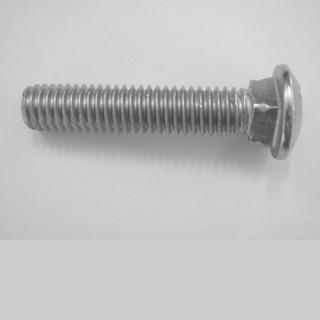
%> input picture Lista 4/Imagens/parafuso2.jpg, 320 x 320 px
$ octave exercicio_2.m   (GNU Octave 9; MATLAB toolbox functions it lacks are replaced by stand-ins)
%> lines starting %> are read from the running program, lines starting %| are printed output that depends on the picture

% ==========================================================
% LISTA 4 - EXERCÍCIO 1
% Objetivo: Leitura de parafuso2.jpg e exibição de 4 gráficos
% (Placeholder para processamento que o usuário irá implementar)
% ==========================================================
clear; clc; close all;


% 📝 Resumo de Estudo: Do Espaço à Frequência (e de volta)

% Aqui tens o "guia de bolso" para revisares o que fizemos hoje:

% 1. A Viagem (FFT e Visualização)

%     Transformação: Usamos a fft2 para converter pixels em ondas senoidais (Domínio da Frequência).

%     O "Shift": Usamos fftshift para colocar a frequência zero no centro, criando um mapa de −π a π.

%     Visão Humana: Aplicamos o Módulo Logarítmico (log(1+abs)) para conseguir enxergar as frequências mais altas que, de outra forma, seriam ofuscadas pelo brilho intenso do centro.

% 2. A Anatomia da Onda (Módulo e Fase)

%     Módulo: Representa a intensidade (energia) das bordas. Revela direções (uma linha vertical no espectro significa bordas horizontais na imagem, devido à ortogonalidade de 90∘).

%     Fase: Representa a localização. Embora pareça ruído, ela contém o "mapa" de onde cada detalhe deve ser desenhado.

%     Reconstrução Polas: Usamos a função pol2cart(fase, modulo) para recombinar as peças. Provamos que, ao usar a fase de uma imagem e o módulo de outra, o resultado mantém a forma da imagem que forneceu a fase.

% 3. Filtragem e Reconstrução Inversa

%     A Volta: Para voltar a ver uma imagem, usamos ifft2. Antes disso, é obrigatório usar ifftshift para devolver o zero para os cantos, ou a imagem sairá toda fragmentada.

%     Limpeza: Terminamos sempre com real() para eliminar pequenos erros numéricos imaginários e garantir que o imshow funcione.


% Carregar pacote de imagem no Octave (se necessário)
if (exist('OCTAVE_VERSION', 'builtin') ~= 0)
    pkg load image;
end

% 1. LEITURA DA IMAGEM
% Caminho relativo para a imagem
try
    im_Parafuso = imread('Imagens/parafuso2.jpg');
%> im_Parafuso is the input picture: size 320x320 uint8; min 59, max 254, mean 191.5
    im_Parafusos= imread('Imagens/parafusos2.jpg');
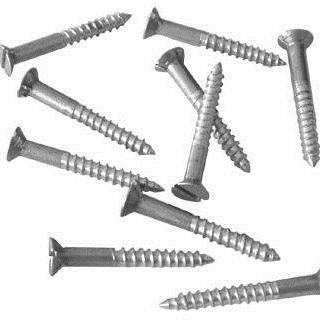
%> input picture Lista 4/Imagens/parafusos2.jpg, 320 x 320 px
%> im_Parafusos is the input picture: size 320x320 uint8; min 26, max 255, mean 225.5
catch
    % Fallback caso executado de outro diretório
    im_Parafuso = imread('Lista 4/Imagens/parafuso2.jpg');
    im_Parafusos = imread('Lista 4/Imagens/parafusos2.jpg');
end

% ----------------------------------------------------------
% ESPAÇO PARA O SEU PROCESSAMENTO (Implemente aqui!)
% ----------------------------------------------------------

im_proc1 = double(im_Parafuso);
im_proc1 = fft2(im_proc1);
im_proc1 = fftshift(im_proc1);

im_proc2 = double(im_Parafusos);
im_proc2 = fft2(im_proc2);
im_proc2 = fftshift(im_proc2);


[Real, Imag] = pol2cart(angle(im_proc1), abs(im_proc2));
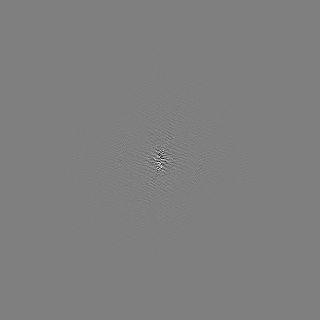
%> Imag: size 320x320 double; min -507830.4, max 507830.4, mean 0; drawn with min black and max white
im_proc3 = Real + 1i * Imag;
im_proc3 = ifftshift(im_proc3);
im_proc3 = ifft2(im_proc3);
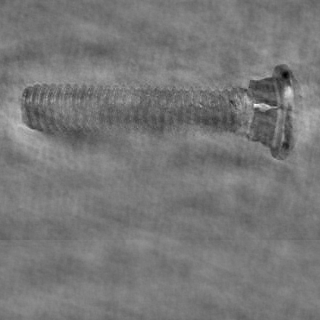
%> im_proc3: size 320x320 double; min -229.9, max 736.6, mean 225.5; drawn with min black and max white
im_proc3 = real(im_proc3);


% ==========================================================
% EXIBIÇÃO DOS RESULTADOS (2x2 Subplot)
% ==========================================================
figure('Name', 'Lista 4 - Processamento de Parafuso', 'NumberTitle', 'off');

subplot(4, 3, 1);
imshow(im_Parafuso);
title('1. Imagem Original');

subplot(4, 3, 2);
imshow(uint8(255*mat2gray(log(1 + abs(im_proc1)))));
title('2. Logarítmica');

subplot(4, 3, 3);
imshow(angle(im_proc1));
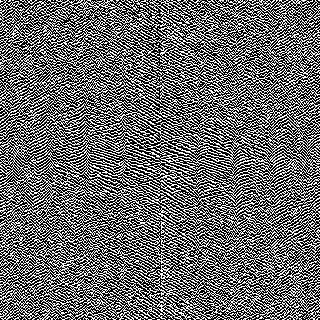
%> displayed picture: size 320x320, on the screen's scale of 0 to 255; min 0, max 255, mean 107.2
title('3. Fase');

subplot(4, 3, 4);
imshow(im_Parafusos);
title('4. Imagem Original');

subplot(4, 3, 5);
imshow(uint8(255*mat2gray(log(1 + abs(im_proc2)))));
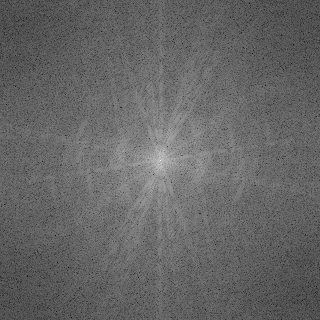
%> displayed picture: size 320x320, on the screen's scale of 0 to 255; min 0, max 255, mean 101.6
title('5. Logarítmica');

subplot(4, 3, 6);
imshow(angle(im_proc2));
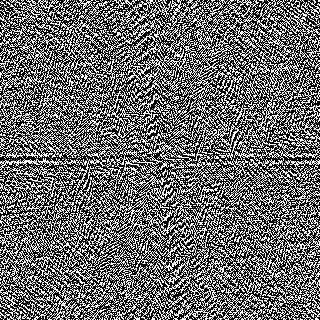
%> displayed picture: size 320x320, on the screen's scale of 0 to 255; min 0, max 255, mean 107.4
title('6. Fase');

subplot(4, 3, 8);
imshow(uint8(im_proc3));
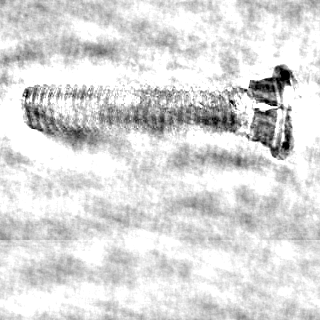
%> displayed picture: size 320x320, on the screen's scale of 0 to 255; min 0, max 255, mean 218.3
title('8. Módulo da Imagem 1 + Fase da Imagem 2');


pause;
